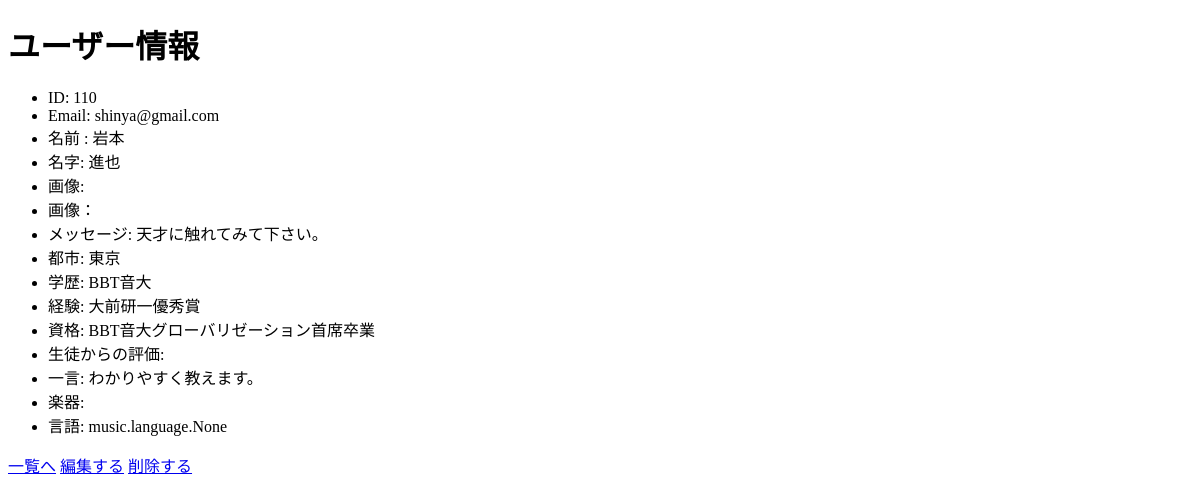
The app's page /music/mypage/ (signed in), older data.
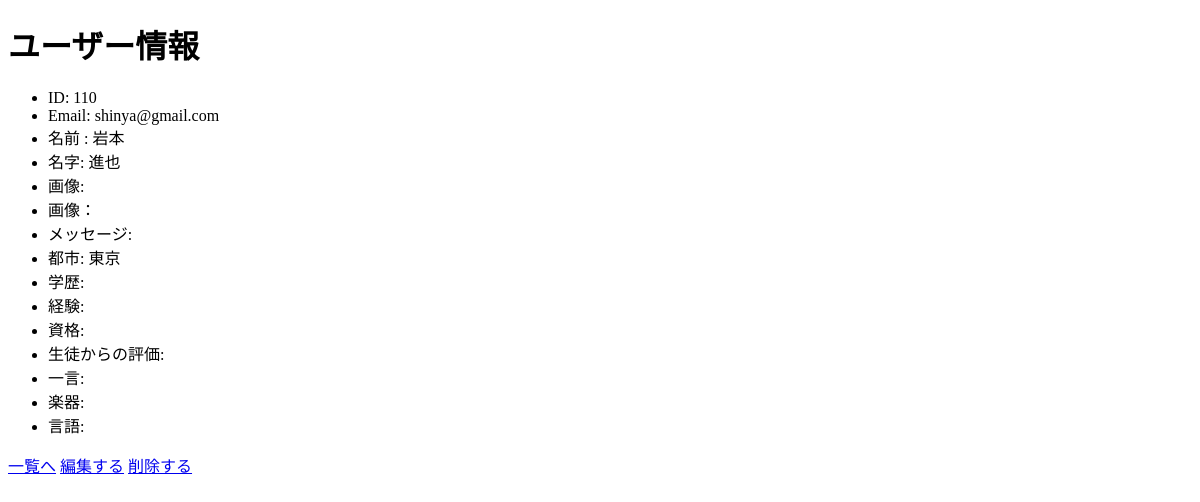
The same page, newer data.
### music/models.py (models this page shows, shortened)
class  Teacher(models.Model):
    movie = models.URLField(max_length=200, null=True, blank=True)
    fee = models.IntegerField( validators=[MinValueValidator(0), MaxValueValidator(100)] , null=True, blank=True)
    academic = models.TextField(max_length=500)
    experience = models.TextField(max_length=500)
    certificate = models.TextField(max_length=500)
    reputation = models.TextField(max_length=500, null=True, blank=True)
    message = models.TextField(max_length=500)
    oneword = models.TextField(max_length=500)
    lang = models.ManyToManyField(language, blank=True)
    pic = models.ForeignKey(teacher_picture, on_delete=models.CASCADE, null=True, blank=True)
    user_id = models.ForeignKey(User, on_delete=models.CASCADE, verbose_name='email',default="9999")
    teaching_inst   = models.ForeignKey(instrument, related_name="teaching_inst", on_delete=models.CASCADE, null=True, blank=True)
    year = models.IntegerField(null=True, blank=True)
    revel = models.IntegerField(null=True, blank=True)

### music/views.py (the view, shortened to what this page needs)
# urls.py: path('music/mypage/', views.MypageView.as_view(), name="mypage"),
class MypageView(View):
    def get(self, request, *args, **kwargs):
        print(request.user.id)
        context = {}
        context["teacher"] = Teacher.objects.filter(user_id=request.user.id).first()
        return render(request, "music/mypage.html",context)

### music/templates/music/mypage.html (shortened to what this page needs)
<!DOCTYPE html>
<html lang='ja'>
<head>
</head>
<body>
    <h1>ユーザー情報</h1>
    <ul>
        <li>ID: {{ request.user.id  }}</li>
        <li>Email:  {{ request.user.email }}</li>
        <li>名前 : {{ request.user.first_name }}</li>
        <li>名字: {{ request.user.last_name }}</li>
        <li>画像: {{ request.image }}</li>
        <li>画像： <img src="{{ teacher.pic.image.url }}" alt=""></li>
        <li>メッセージ: {{ teacher.message }}</li>
        <li>都市: {{ request.user.city }}</li>
        <li>学歴: {{ teacher.academic }}</li>
        <li>経験: {{ teacher.experience }}</li>
        <li>資格: {{ teacher.certificate }}</li>
        <li>生徒からの評価: {{ request.reputation }}</li>
        <li>一言: {{ teacher.oneword }}</li>
        <li>楽器: {{ teacher.inst }}</li>
        <li>言語: {{ teacher.lang }}</li>
    </ul>
    <a href="{% url 'teacher-music' user.id %}" class="btn btn-primary">一覧へ</a>
     <a href="{% url 'update-music' user.id %}" class="btn btn-primary">編集する</a>
     <a href="{% url 'delete-music' user.id %}" class="btn btn-primary">削除する</a>
</body>
</html>

Row changes from the older to the newer data that the page shows:
removed Teacher: message "天才に触れてみて下さい。", academic "BBT音大", experience "大前研一優秀賞", certificate "BBT音大グローバリゼーション首席卒業", oneword "わかりやすく教えます。", lang "music.language.None"
